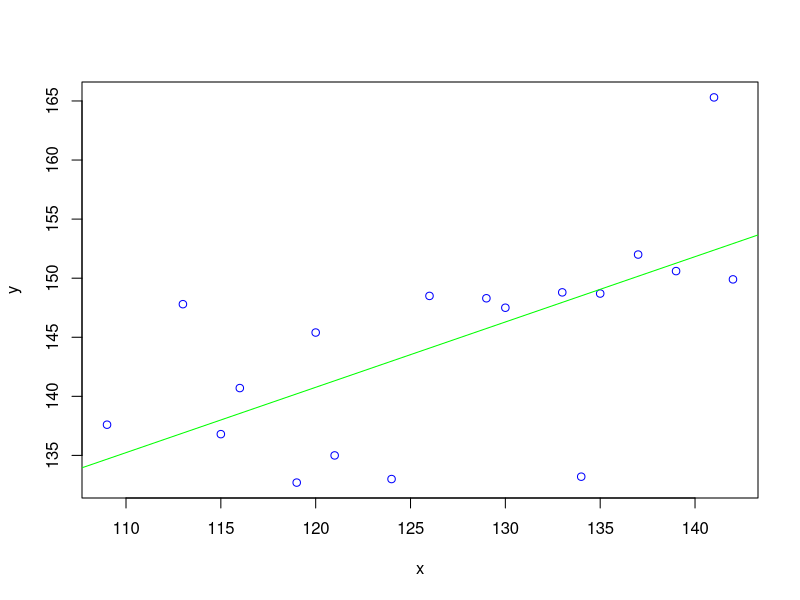
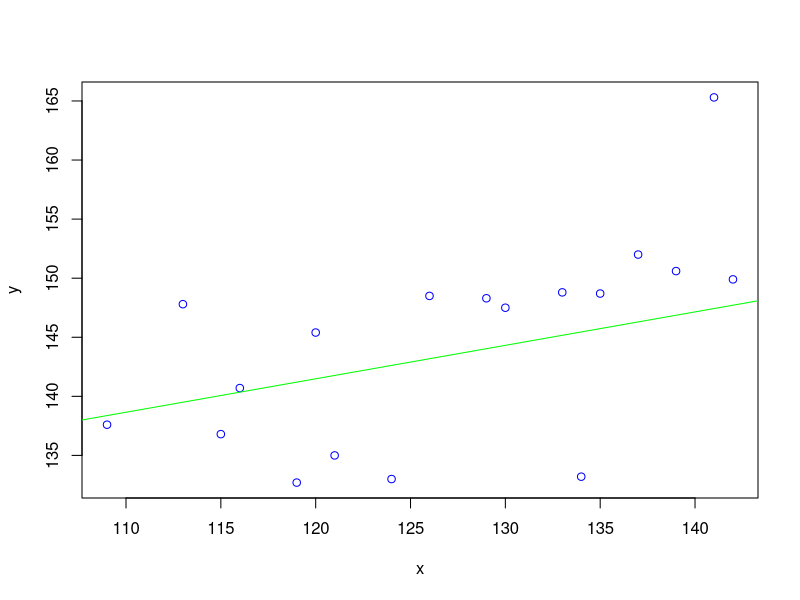
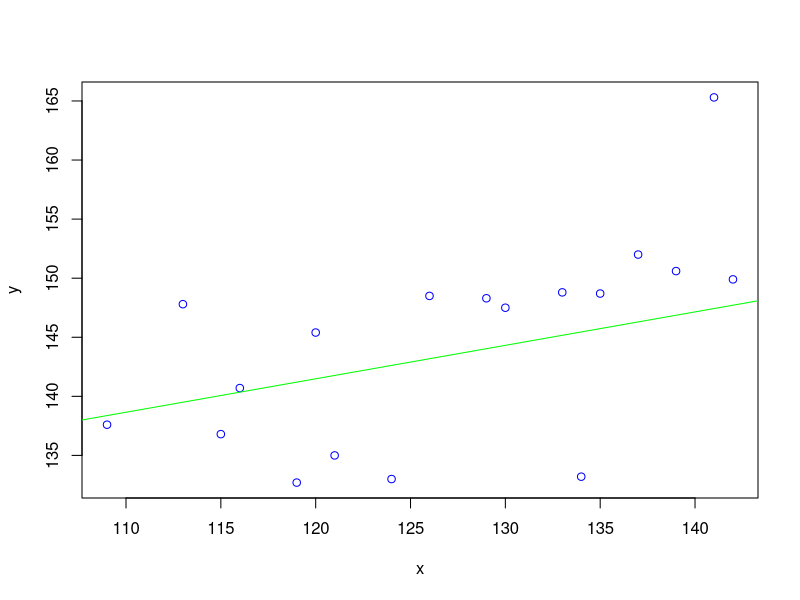

Here is the R script that generated these plots, in order:
# 以儿童身高数据为例
age_data <- c(109, 113, 115, 116, 119, 120,
              121, 124, 126, 129, 130, 133,
              134, 135, 137, 139, 141, 142)

height_data <- c(137.6, 147.8, 136.8, 140.7, 132.7, 145.4,
                 135.0, 133.0, 148.5, 148.3, 147.5, 148.8,
                 133.2, 148.7, 152.0, 150.6, 165.3, 149.9)

raw_data <- data.frame(x=age_data, y=height_data)

# Wald
Wald.get.group <- function(raw_data){
  # sort by x
  data = raw_data[order(raw_data$x), ]
  
  n <- length(data$x)
  # if x_m == x_m+1 then remove both of them
  if(data$x[n/2] == data$x[n/2+1] &&
     n%%2 == 0){
    data = data[c(1:(n/2-1), c((n/2+2):n)), ]
  }
  # whatever n is even number or odd number
  group1 <- data[c(1:floor(n/2)), ]
  group2 <- data[c((floor(n/2)+1):n),]
  return(list(group1=group1, group2=group2))
}

Wald.get.para <- function(groups){
  b_W <- (sum(groups$group2$y) - sum(groups$group1$y))/(sum(groups$group2$x) - sum(groups$group1$x))
  x_bar <- mean(c(mean(groups$group1$x), mean(groups$group2$x)))
  y_bar <- mean(c(mean(groups$group1$y), mean(groups$group2$y)))
  a_W <- y_bar - b_W*x_bar
  return(list(a=a_W, b=b_W))
}

# get together all the steps
Wald.run <- function(raw_data){
  groups <- Wald.get.group(raw_data)
  paras <- Wald.get.para(groups)
  print(paras)
  
  plot(raw_data, col='blue')
  abline(a = paras$a, b = paras$b, col='green')
}

Wald.run(raw_data)

# Nair and Shrivastava 方法

NS.get.group <- function(raw_data, group_perc = 1/3){
  # sort by x
  data = raw_data[order(raw_data$x), ]
  n <- length(data$x)
  
  group_size = floor(n*group_perc)
  
  groupL <- data[c(1:group_size), ]
  groupU <- data[c(n-group_size:n),]
  return(list(groupL=groupL, groupU=groupU))
}

NS.get.para <- function(groups){
  xL_bar <- mean(groups$groupL$x)
  xU_bar <- mean(groups$groupU$x)
  x_bar <- mean(c(xL_bar, xU_bar))
  
  yL_bar <- mean(groups$groupL$y)
  yU_bar <- mean(groups$groupU$y)
  y_bar <- mean(c(yL_bar, yU_bar))
  
  b_NS <- (yU_bar - yL_bar)/(xU_bar - xL_bar)
  a_NS <- yL_bar - b_NS*xL_bar
  
  return(list(a=a_NS, b=b_NS))
}

# get together all the steps
NS.run <- function(raw_data){
  groups <- NS.get.group(raw_data)
  paras <- NS.get.para(groups)
  print(paras)
  
  plot(raw_data, col='blue')
  abline(a = paras$a, b = paras$b, col='green')
}

NS.run(raw_data)


# Barlett
Barlett.get.group <- function(raw_data, group_perc = 1/3){
  # sort by x
  data = raw_data[order(raw_data$x), ]
  n <- length(data$x)
  
  group_size = floor(n*group_perc)
  
  groupL <- data[c(1:group_size), ]
  groupU <- data[c(n-group_size:n),]
  return(list(groupL=groupL, groupU=groupU))
}

Barlett.get.para <- function(groups){
  xL_bar <- mean(groups$groupL$x)
  xU_bar <- mean(groups$groupU$x)
  x_bar <- mean(c(xL_bar, xU_bar))
  
  yL_bar <- mean(groups$groupL$y)
  yU_bar <- mean(groups$groupU$y)
  y_bar <- mean(c(yL_bar, yU_bar))
  
  b_Barl <- (yU_bar - yL_bar)/(xU_bar - xL_bar)
  a_Barl <- y_bar - b_NS*x_bar
  
  return(list(a=a_Barl, b=b_Barl))
}

# get together all the steps
Barlett.run <- function(raw_data){
  groups <- NS.get.group(raw_data)
  paras <- NS.get.para(groups)
  print(paras)
  
  plot(raw_data, col='blue')
  abline(a = paras$a, b = paras$b, col='green')
}

Barlett.run(raw_data)


